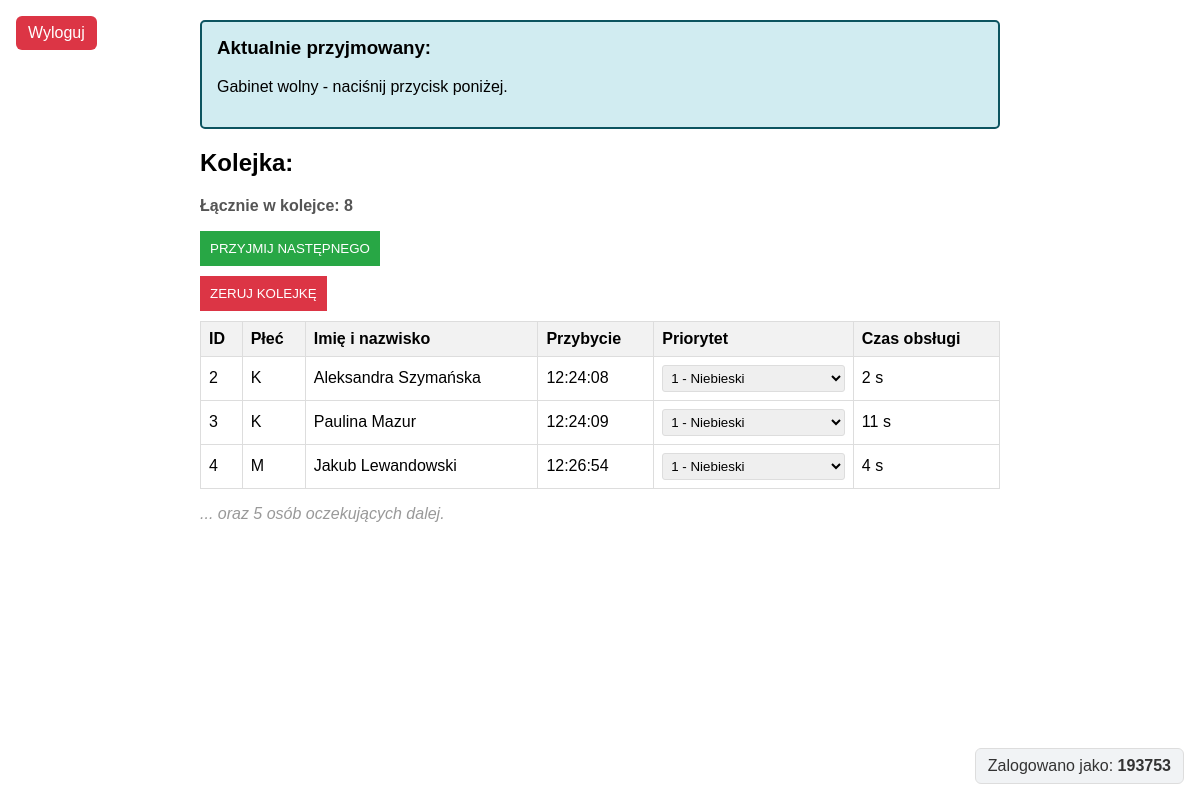
The page / (signed in) on the database as committed earlier.
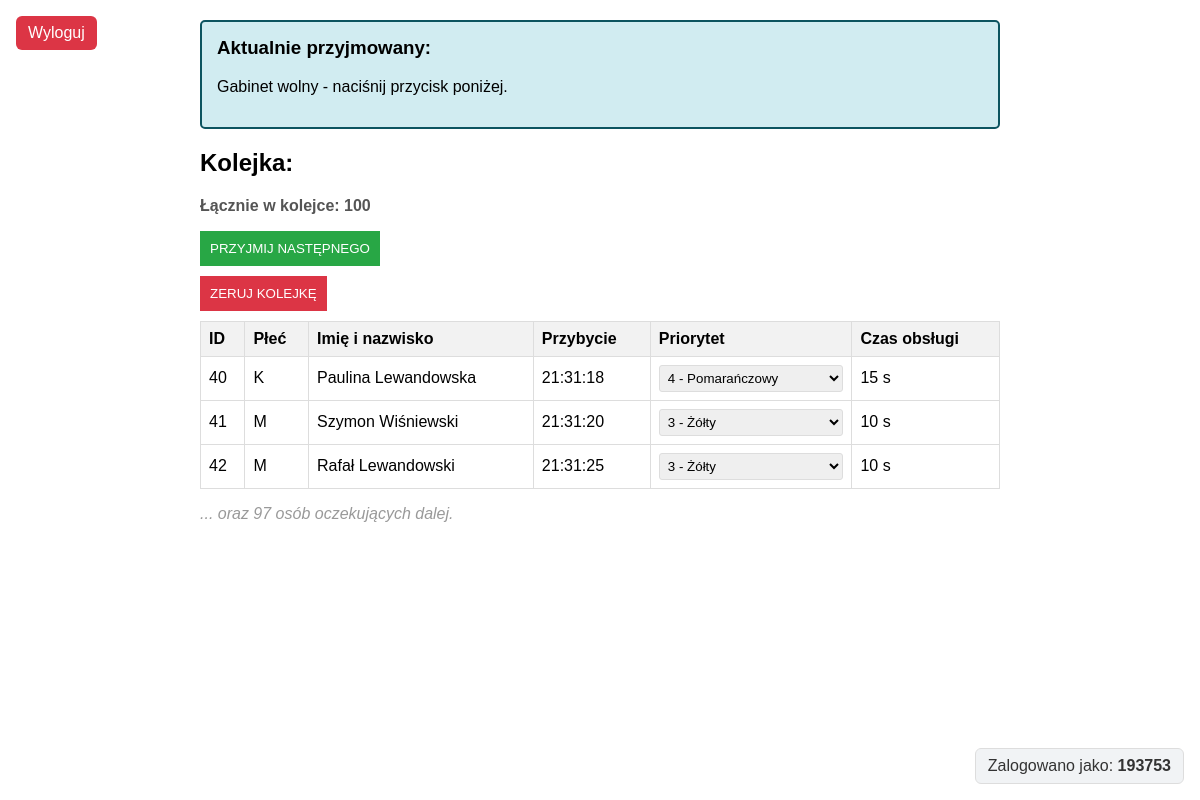
The same page on the database as committed later.
### tables this page shows
CREATE TABLE patients (
                id INTEGER PRIMARY KEY,
                gender TEXT NOT NULL,
                full_name TEXT NOT NULL,
                arrival_time TEXT NOT NULL,
                priority_number INTEGER,
                service_time_seconds INTEGER
            );

### app/init.py (the view)
class PatientFormView(MethodView):
    def get(self):
        start_background_patient_generation()
        patients = patient_db.get_all_patients()
        print(patients)
        current_time = time.time()
        time_passed = current_time - patient_registry._last_admit_time
        current_service_seconds = max(0, int(patient_registry._current_service_seconds or 0))
        wait_time = max(0, current_service_seconds - time_passed) if patient_registry._last_admit_time > 0 else 0
        return render_template(
            "index.html",
            patients=patients,
            current=patient_registry.get_current_patient(),
            wait_time=round(wait_time, 1),
            current_service_seconds=current_service_seconds,
            error=None
        )

### app/database.py (called while the page is built)
    def get_all_patients(self):
        with self._lock:
            self.cur.execute("""
                SELECT id, gender, full_name, arrival_time, priority_number, service_time_seconds
                FROM patients
                ORDER BY id
            """)
            rows = self.cur.fetchall()
        return [
            {
                "id": r[0],
                "gender": r[1],
                "full_name": r[2],
                "arrival_time": r[3],
                "priority": r[4],
                "service_time_seconds": r[5],
            }
            for r in rows
        ]

### app/init.py (called while the page is built)
def start_background_patient_generation():
    global _generator_started
    with _generator_start_lock:
        if _generator_started:
            return
        worker = threading.Thread(target=_patient_generation_worker, daemon=True)
        worker.start()
        _generator_started = True

    def get_current_patient(self):
        with self._lock:
            return self._current_patient

### app/templates/index.html (shortened to what this page needs)
<!doctype html>
<html lang="pl">
<head>
</head>
<body style="font-family: Arial, sans-serif; max-width: 800px; margin: auto;" data-wait-time='{{ wait_time|tojson }}' data-current-service-seconds='{{ current_service_seconds|tojson }}'>
    <div id="current-card" style="background-color: #d1ecf1; border: 2px solid #0c5460; padding: 15px; border-radius: 5px; margin: 20px 0;">
        <h3 style="margin-top: 0;">Aktualnie przyjmowany:</h3>
        {% if current %}
            <p id="current-name" style="font-size: 1.2em;"><strong>{{ current.full_name }}</strong></p>
            <p id="current-meta" style="margin: 4px 0; color: #444;">
                ID: {{ current.id if current.id is defined else '-' }} |
                Płeć: {{ current.gender if current.gender is defined else '-' }} |
                Przybycie: {{ current.arrival_time if current.arrival_time is defined else '-' }} |
                Service: {{ current.service_time_seconds if current.service_time_seconds is not none else '-' }} s |
                Priorytet: {{ current.priority if current.priority is defined else '-' }}
            </p>
            <p id="current-empty" style="display: none;">Gabinet wolny - naciśnij przycisk poniżej.</p>
        {% else %}
            <p id="current-empty">Gabinet wolny - naciśnij przycisk poniżej.</p>
        {% endif %}
    </div>
    <h2>Kolejka:</h2>
	<p id="queue-count" style="font-weight: bold; color: #555;">
            Łącznie w kolejce: {{ patients|length }}
        </p>
        <form method="post" action="/admit" id="admitForm">
            <button type="submit" id="admitBtn" style="background: #28a745; color: white; border: none; padding: 10px; cursor: pointer;">
                PRZYJMIJ NASTĘPNEGO
            </button>
        </form>
        <button id="resetQueueBtn" type="button" style="background: #dc3545; color: white; border: none; padding: 10px; cursor: pointer; margin-top: 10px;">
            ZERUJ KOLEJKĘ
        </button>
        <table style="width: 100%; border-collapse: collapse; margin-top: 10px;">
            <thead>
                <tr style="background: #f2f2f2;">
                    <th style="border: 1px solid #ddd; padding: 8px; text-align: left;">ID</th>
                    <th style="border: 1px solid #ddd; padding: 8px; text-align: left;">Płeć</th>
                    <th style="border: 1px solid #ddd; padding: 8px; text-align: left;">Imię i nazwisko</th>
                    <th style="border: 1px solid #ddd; padding: 8px; text-align: left;">Przybycie</th>
                    <th style="border: 1px solid #ddd; padding: 8px; text-align: left;">Priorytet</th>
                    <th style="border: 1px solid #ddd; padding: 8px; text-align: left;">Czas obsługi</th>
                </tr>
            </thead>
            <tbody id="queue-body">
                {% for patient in patients[:3] %}
                    <tr>
                        <td style="border: 1px solid #ddd; padding: 8px;">{{ patient.id if patient.id is defined else '-' }}</td>
                        <td style="border: 1px solid #ddd; padding: 8px;">{{ patient.gender if patient.gender is defined else '-' }}</td>
                        <td style="border: 1px solid #ddd; padding: 8px;">
                            {{ patient.full_name if patient.full_name is defined else ((patient.first_name ~ ' ' ~ patient.last_name)|trim) }}
                        </td>
                        <td style="border: 1px solid #ddd; padding: 8px;">{{ patient.arrival_time if patient.arrival_time is defined else '-' }}</td>
                        <td style="border: 1px solid #ddd; padding: 8px;">
                            <select class="priority-select patient-priority-select" data-patient-id="{{ patient.id if patient.id is defined else '' }}" style="width: 100%;">
                                <option value="1" {% if patient.priority == 1 %}selected{% endif %}>1 - Niebieski</option>
                                <option value="3" {% if patient.priority == 3 %}selected{% endif %}>3 - Żółty</option>
                                <option value="4" {% if patient.priority == 4 %}selected{% endif %}>4 - Pomarańczowy</option>
                            </select>
                        </td>
                        <td style="border: 1px solid #ddd; padding: 8px;">{{ patient.service_time_seconds if patient.service_time_seconds is defined else '-' }} s</td>
                    </tr>
                {% endfor %}
            </tbody>
        </table>
        {% if patients|length > 3 %}
            <p id="queue-overflow" style="font-style: italic; color: #999;">
                ... oraz {{ patients|length - 3 }} osób oczekujących dalej.
            </p>
        {% else %}
            <p id="queue-overflow" style="font-style: italic; color: #999; display: none;"></p>
        {% endif %}
    <a href="{{ url_for('auth.logout') }}"
       style="position: fixed; top: 16px; left: 16px; z-index: 1000; padding: 8px 12px; background: #dc3545; color: #fff; text-decoration: none; border-radius: 6px;">
      Wyloguj
    </a>
    <div style="position: fixed; right: 16px; bottom: 16px; z-index: 1000; padding: 8px 12px; background: #f1f3f5; border: 1px solid #ddd; border-radius: 6px; color: #333;">
      Zalogowano jako: <strong>{{ current_user or '-' }}</strong>
    </div>
</body>
</html>

### app/templates/index.html (style rules this page uses)
.priority-select { padding: 4px; border: 1px solid #ddd; border-radius: 3px; cursor: pointer; }

Rows that differ between the two databases and show on the page:
removed patients: id "2", gender "K", full_name "Aleksandra Szymańska", arrival_time "12:24:08", id "1 - Niebieski", service_time_seconds "2"
removed patients: id "3", gender "K", full_name "Paulina Mazur", arrival_time "12:24:09", id "1 - Niebieski", service_time_seconds "11"
removed patients: id "4", gender "M", full_name "Jakub Lewandowski", arrival_time "12:26:54", id "1 - Niebieski", service_time_seconds "4"
added patients: id "40", gender "K", full_name "Paulina Lewandowska", arrival_time "21:31:18", id "4 - Pomarańczowy", service_time_seconds "15"
added patients: id "41", gender "M", full_name "Szymon Wiśniewski", arrival_time "21:31:20", id "3 - Żółty", service_time_seconds "10"
added patients: id "42", gender "M", full_name "Rafał Lewandowski", arrival_time "21:31:25", id "3 - Żółty", service_time_seconds "10"
Other text that changed with them:
{{ patients|length }}: "8" → "100"
{{ patients|length - 3 }}: "5" → "97"
